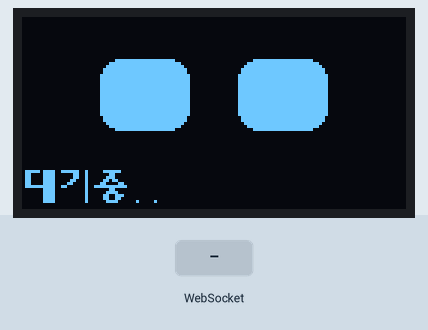
Simulated run of this sketch. Board: ESP32. Shown: 128×64 one-colour display. Inputs (shaded band) come from the test bench. WiFi joins after 1.5 s; servers stay silent unless stated; the local clock reads 2024-03-15 10:24:30 at power-on unless the sketch sets it; random numbers use the default seed unless the sketch sets one; what the sketch prints to the serial monitor is not drawn.

Above: at 1.3 s.
1.4 s: WebSocket text "1" received
At 2.1 s:
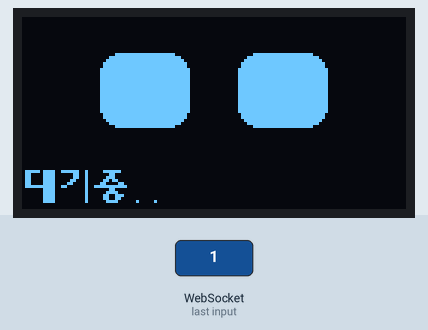
At 6.9 s:
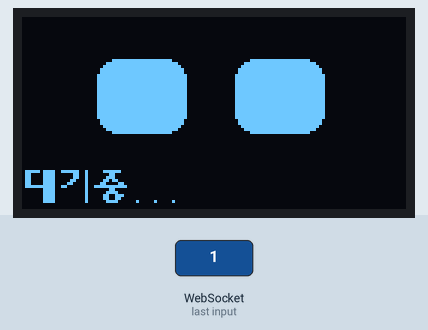
Timing chart, 0 to 8.4 s (numbered marks = the images above; inputs shaded):
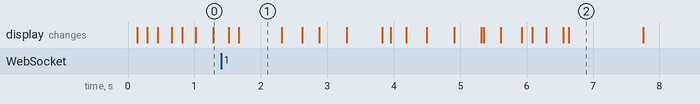

The sketch:

DeskBuddy_DisplayClient.ino
```cpp
#include <WiFi.h>
#include <Wire.h>
#include <U8g2lib.h>
#include <DeskBuddyCompactFont.h>
#include <WebSocketsClient.h>
#include <ArduinoJson.h>
#include <time.h>
#include "DeskBuddyEyes.h"
#include "Secrets.h"
#include "ServerRootCA.h"

// 기존 배선: SCL=22, SDA=21. SSD1315 OLED를 SSD1306 호환 모드로 사용한다.
// _F_는 전체 화면 128×64의 1비트 버퍼(1,024바이트)를 RAM에 두는 방식이다.
U8G2_SSD1306_128X64_NONAME_F_HW_I2C oled(U8G2_R0, U8X8_PIN_NONE, 22, 21);
WebSocketsClient socketClient; // 서버에 계속 연결해 답변 이벤트를 받는 클라이언트.

// ── 사용자가 조절할 화면/속도 설정 ──
constexpr uint8_t TEXT_TOP = 51;          // 위 0~50행은 눈, 아래 51~63행은 자막.
constexpr uint8_t TEXT_HEIGHT = 13;       // 조합형 한글의 높이. 화면 아래 약 20%를 차지한다.
constexpr uint16_t MAX_GLYPHS = 600;      // 서버의 답변 최대 길이에 맞춘 글자 수 제한.
constexpr size_t MAX_REPLY_BYTES = 2400;  // UTF-8 원문 길이 제한. 잘못된/과도한 데이터 차단용.
constexpr uint32_t SCROLL_STEP_MS = 65;   // 65ms마다 왼쪽으로 1픽셀. 큰 값일수록 느리다.
constexpr uint32_t START_HOLD_MS = 1200;  // 새 답변의 첫 부분을 잠깐 멈춰 보여주는 시간.
constexpr uint8_t REPEAT_COUNT = 2;       // 답변을 끝까지 스크롤할 횟수.
constexpr uint32_t WAITING_INTERVAL_MS = 1200; // 점 하나당 1.2초, .→..→... 한 바퀴는 3.6초.

DeskBuddyEyes face(oled, TEXT_TOP); // 같은 버퍼의 위쪽에만 눈 애니메이션을 그린다.

// 원문 String을 별도 보관하지 않고 글자 코드와 누적 가로 위치만 저장한다.
struct TickerGlyph {
  uint16_t code;     // Unicode 문자 코드. 한글은 초/중/종성 조합으로 그린다.
  uint16_t position; // 문장 맨 왼쪽부터 이 글자까지의 거리(픽셀).
};
TickerGlyph glyphs[MAX_GLYPHS]; // 최대 600자 × 4바이트. 반복 중 추가 힙 할당을 피한다.
uint16_t glyphCount = 0;       // 현재 답변에 포함된 글자 수.
uint16_t firstVisible = 0;     // 이미 화면 왼쪽으로 지나간 글자는 다시 검사하지 않는다.
uint16_t textWidth = 0;        // 답변 전체의 가로 길이(픽셀).
int16_t scrollX = 0;           // 문장의 시작 X좌표. 왼쪽으로 흘러갈 때 음수가 된다.
uint8_t completedPasses = 0;   // 현재까지 끝까지 재생한 횟수.
bool playing = false;         // true: 답변 재생, false: 대기 문구 표시.
bool holding = false;         // 새 답변을 처음 받았을 때의 1.2초 정지 상태.
bool displayReady = false;    // I2C에서 OLED를 발견하고 초기화했는지 여부.
bool socketStarted = false;   // NTP 동기화 후 보안 소켓 설정을 한 번 시작했는지 여부.
bool lastWifiConnected = false; // Wi-Fi 상태 변화를 시리얼에 한 번씩 출력하기 위한 이전 값.
bool needsRedraw = true;      // 아래 자막을 다시 그려야 하는지 여부.
bool frameDirty = false;      // 눈 또는 자막이 버퍼를 바꿨는지 여부. 전송을 한곳에서 모은다.
uint8_t waitingDots = 1;      // 대기 문구 뒤 점 개수: 1→2→3→1.
uint32_t lastWaitingAt = 0;   // 대기 점을 마지막으로 바꾼 시각(ms).
uint32_t lastScrollAt = 0;    // 자막을 마지막으로 1픽셀 움직인 시각(ms).
uint32_t holdStartedAt = 0;   // 새 답변의 시작 정지 구간이 시작된 시각(ms).
uint32_t lastWifiAttempt = 0; // Wi-Fi 재연결 요청 시각. 15초보다 자주 반복하지 않는다.
uint32_t lastClockNotice = 0; // NTP 대기 안내의 마지막 출력 시각.
char authHeader[160];        // 장치 인증 헤더. 키 값은 Secrets.h에서만 읽고 로그에는 출력하지 않는다.
uint8_t sentFrame[1024] = {}; // OLED로 마지막 전송한 화면. 현재 버퍼와 비교해 바뀐 타일만 보낸다.

// UTF-8을 한 글자씩 읽는다. 조합형 폰트 표를 안전하게 조회하도록 범위를 검사하며,
// 잘못된 바이트/지원하지 않는 보조 평면 문자(이모지 등)는 '?'로 처리한다.
uint32_t nextCodePoint(const char *&cursor) {
  const uint8_t first = static_cast<uint8_t>(*cursor++);
  if (first < 0x80) return first;
  uint8_t remaining;
  uint32_t code, minimum;
  if (first >= 0xC2 && first <= 0xDF) { remaining = 1; code = first & 0x1F; minimum = 0x80; }
  else if (first >= 0xE0 && first <= 0xEF) { remaining = 2; code = first & 0x0F; minimum = 0x800; }
  else if (first >= 0xF0 && first <= 0xF4) { remaining = 3; code = first & 0x07; minimum = 0x10000; }
  else return '?';
  for (uint8_t index = 0; index < remaining; ++index) {
    const uint8_t next = static_cast<uint8_t>(*cursor);
    if ((next & 0xC0) != 0x80) return '?';
    code = (code << 6) | (next & 0x3F);
    ++cursor;
  }
  if (code < minimum || code > 0xFFFF || (code >= 0xD800 && code <= 0xDFFF)) return '?';
  return code;
}

// 답변을 처음 받았을 때만 글자 위치를 계산한다. 새 답변은 이전 답변을 즉시 교체한다.
void startReply(const char *text) {
  glyphCount = textWidth = 0;
  firstVisible = 0;
  while (*text && glyphCount < MAX_GLYPHS) {
    uint32_t code = nextCodePoint(text);
    if (code == '\r') continue;
    if (code == '\n' || code == '\t') code = ' ';
    glyphs[glyphCount++] = {static_cast<uint16_t>(code), textWidth};
    textWidth += deskBuddyGlyphWidth(code);
  }
  scrollX = 0;
  completedPasses = 0;
  playing = glyphCount > 0;
  holding = playing;
  holdStartedAt = lastScrollAt = millis();
  needsRedraw = true;
  Serial.printf("Answer received: %u glyphs, %u pixels; ticker starts.\n", glyphCount, textWidth);
}

// WebSocket 콜백. 통신 자체는 라이브러리가 처리하고 답변 이벤트만 화면에 전달한다.
void receiveEvent(WStype_t type, uint8_t *payload, size_t length) {
  if (type == WStype_CONNECTED) Serial.println("WebSocket connected.");
  else if (type == WStype_DISCONNECTED) Serial.println("WebSocket disconnected; reconnecting automatically.");
  else if (type == WStype_TEXT && length <= 8192) {
    // 수정 가능한 수신 버퍼를 사용해 문자열을 복제하지 않고 JSON을 해석한다.
    // 콜백이 끝나기 전에 글자 위치를 저장하므로 수신 버퍼 포인터를 오래 보관하지 않는다.
    JsonDocument event;
    if (deserializeJson(event, payload, length)) return;
    if (strcmp(event["type"] | "", "chat.answer") != 0) return;
    const char *text = event["reply"] | "";
    const size_t bytes = strlen(text);
    if (bytes && bytes <= MAX_REPLY_BYTES) {
      startReply(text);
      face.setEmotion(event["emotion"] | "neutral"); // 서버의 감정에 맞춰 눈 모양을 바꾼다.
    }
  }
}

// 12×13 한글 또는 6×13 영문을 자막 영역에만 그린다. 화면 밖 X좌표는 잘라낸다.
void drawGlyph(int16_t x, uint32_t code) {
  uint8_t bitmap[20];
  const uint8_t width = deskBuddyGlyph(code, bitmap);
  for (uint8_t y = 0; y < TEXT_HEIGHT; ++y) {
    for (uint8_t column = 0; column < width; ++column) {
      const int16_t screenX = x + column;
      if (screenX < 0 || screenX >= 128) continue;
      const uint16_t bit = y * width + column;
      if (bitmap[bit / 8] & (0x80 >> (bit % 8))) oled.drawPixel(screenX, TEXT_TOP + y);
    }
  }
}

// 아래 13행만 지운 뒤 자막을 그린다. 위쪽 눈 그림과 원문 재생 상태는 건드리지 않는다.
void drawTextStrip() {
  oled.setDrawColor(0);
  oled.drawBox(0, TEXT_TOP, 128, TEXT_HEIGHT);
  oled.setDrawColor(1);
  if (playing) {
    for (uint16_t index = firstVisible; index < glyphCount; ++index) {
      const int16_t x = scrollX + glyphs[index].position;
      if (x >= 128) break;
      if (x + deskBuddyGlyphWidth(glyphs[index].code) > 0) drawGlyph(x, glyphs[index].code);
    }
  } else {
    const char *waitingTexts[] = {"대기중.", "대기중..", "대기중..."};
    const char *waiting = waitingTexts[waitingDots - 1];
    int16_t x = 0;
    while (*waiting) {
      const uint32_t code = nextCodePoint(waiting);
      drawGlyph(x, code);
      x += deskBuddyGlyphWidth(code);
    }
  }
  // 실제 전송은 눈 그림까지 완성한 후 flushChangedTiles()에서 수행한다.
  // 48~55행은 같은 타일이라 눈/글씨를 따로 전송하면 경계가 덮일 수 있다.
  frameDirty = true;
  needsRedraw = false;
}

// SSD1306의 전송 단위는 8×8 타일(8바이트)이다. 1KB를 비교하고 변경된 타일만 보낸다.
// 가만히 있는 눈은 전송하지 않고, 움직일 때도 대부분 눈 가장자리만 전송해 I2C 부담을 줄인다.
void flushChangedTiles() {
  const uint8_t *buffer = oled.getBufferPtr();
  for (uint8_t row = 0; row < 8; ++row) {
    uint8_t column = 0;
    while (column < 16) {
      size_t offset = row * 128 + column * 8;
      if (memcmp(buffer + offset, sentFrame + offset, 8) == 0) { ++column; continue; }
      const uint8_t start = column;
      do {
        ++column;
        offset = row * 128 + column * 8;
      } while (column < 16 && memcmp(buffer + offset, sentFrame + offset, 8) != 0);
      const size_t startOffset = row * 128 + start * 8;
      const size_t count = (column - start) * 8;
      oled.updateDisplayArea(start, row, column - start, 1);
      memcpy(sentFrame + startOffset, buffer + startOffset, count);
    }
  }
  frameDirty = false;
}

// millis() 시각 차이로 진행하므로 스크롤을 기다리느라 Wi-Fi나 눈 애니메이션을 멈추지 않는다.
void advanceTicker(uint32_t now) {
  if (!playing) return;
  if (holding) {
    if (now - holdStartedAt < START_HOLD_MS) return;
    holding = false;
    lastScrollAt = now;
  }
  if (now - lastScrollAt < SCROLL_STEP_MS) return;
  // 통신에 시간이 걸려도 글자를 건너뛰지 않고 한 프레임에 1픽셀씩 진행한다.
  lastScrollAt = now;
  --scrollX;
  while (firstVisible < glyphCount && scrollX + glyphs[firstVisible].position + deskBuddyGlyphWidth(glyphs[firstVisible].code) <= 0)
    ++firstVisible;
  if (scrollX + textWidth <= 0) {
    ++completedPasses;
    Serial.printf("Ticker pass %u/%u complete.\n", completedPasses, REPEAT_COUNT);
    if (completedPasses >= REPEAT_COUNT) {
      playing = false;
      glyphCount = textWidth = 0;
      waitingDots = 1;
      lastWaitingAt = now;
      face.setEmotion("neutral"); // 두 번 읽은 뒤 기본 얼굴로 돌아간다. 대기 중에도 깜빡임/시선 이동은 계속된다.
      Serial.println("Ticker finished; waiting.");
    } else { scrollX = 128; firstVisible = 0; }
  }
  needsRedraw = true;
}

// 전원 투입/리셋 때 한 번 실행한다. OLED→눈→Wi-Fi→시각→WSS 순서로 준비한다.
void setup() {
  Serial.begin(115200);
  Wire.begin(21, 22);
  for (uint8_t address : {0x3C, 0x3D}) {
    Wire.beginTransmission(address);
    if (Wire.endTransmission() == 0) {
      oled.setI2CAddress(address << 1);
      displayReady = true;
      break;
    }
  }
  if (!displayReady) { Serial.println("OLED not found. Check GND/3V3/SDA21/SCL22."); return; }
  oled.setBusClock(100000);
  oled.begin();
  oled.clearBuffer();
  oled.sendBuffer();
  face.begin();
  drawTextStrip();
  flushChangedTiles();
  WiFi.persistent(false);
  WiFi.mode(WIFI_STA);
  WiFi.setAutoReconnect(true);
  WiFi.begin(WIFI_SSID, WIFI_PASSWORD);
  configTime(0, 0, "time.google.com", "pool.ntp.org", "time.cloudflare.com");
  // 라이브러리가 줄바꿈을 붙이므로 여기에는 CRLF를 붙이지 않는다(중복되면 연결이 끊긴다).
  snprintf(authHeader, sizeof(authHeader), "X-Device-Key: %s", DEVICE_API_KEY);
  socketClient.onEvent(receiveEvent);
  socketClient.setReconnectInterval(5000);
  socketClient.enableHeartbeat(20000, 5000, 2);
  lastWifiAttempt = millis();
  Serial.println("Connecting WiFi; RoboEyes and compact Hangul ticker ready.");
}

// 소켓/눈/글씨를 짧게 처리하고 마지막에 변경분만 보낸다. 긴 대기 함수는 쓰지 않는다.
void loop() {
  if (!displayReady) { delay(100); return; }
  const uint32_t now = millis();
  const bool wifiConnected = WiFi.status() == WL_CONNECTED;
  if (wifiConnected != lastWifiConnected) {
    lastWifiConnected = wifiConnected;
    Serial.println(wifiConnected ? "WiFi connected." : "WiFi disconnected.");
  }
  if (!wifiConnected && now - lastWifiAttempt >= 15000) { lastWifiAttempt = now; WiFi.reconnect(); }
  if (wifiConnected && !socketStarted) {
    if (time(nullptr) >= 1700000000) {
      socketClient.beginSslWithCA("api.silee.net", 443, "/api/deskbuddy/device/ws", SERVER_ROOT_CA, "");
      socketClient.setExtraHeaders(authHeader);
      socketStarted = true;
    } else if (now - lastClockNotice >= 10000) {
      lastClockNotice = now;
      Serial.println("Waiting for NTP clock before verified TLS connection.");
    }
  }
  if (wifiConnected && socketStarted) socketClient.loop();
  if (face.update(millis(), playing)) frameDirty = true; // 답변 중에는 대기용 표정 변화가 끼어들지 않는다.
  advanceTicker(millis());
  const uint32_t waitingNow = millis();
  if (!playing && waitingNow - lastWaitingAt >= WAITING_INTERVAL_MS) {
    lastWaitingAt = waitingNow;
    waitingDots = waitingDots % 3 + 1;
    needsRedraw = true;
  }
  if (needsRedraw) drawTextStrip();
  if (frameDirty) flushChangedTiles();
  delay(2);
}
```

Secrets.example.h
```cpp
#pragma once
// Copy as Secrets.h. Never publish real credentials.
constexpr char WIFI_SSID[] = "YOUR_2_4GHZ_WIFI";
constexpr char WIFI_PASSWORD[] = "YOUR_WIFI_PASSWORD";
constexpr char DEVICE_API_KEY[] = "YOUR_DESKBUDDY_DEVICE_KEY";
```

ServerRootCA.h
```cpp
#pragma once
// GTS Root R4 from https://pki.goog/roots.pem; current issuer WE1.
static const char SERVER_ROOT_CA[] PROGMEM = R"PEM(
-----BEGIN CERTIFICATE-----
MIICCTCCAY6gAwIBAgINAgPlwGjvYxqccpBQUjAKBggqhkjOPQQDAzBHMQswCQYD
VQQGEwJVUzEiMCAGA1UEChMZR29vZ2xlIFRydXN0IFNlcnZpY2VzIExMQzEUMBIG
A1UEAxMLR1RTIFJvb3QgUjQwHhcNMTYwNjIyMDAwMDAwWhcNMzYwNjIyMDAwMDAw
WjBHMQswCQYDVQQGEwJVUzEiMCAGA1UEChMZR29vZ2xlIFRydXN0IFNlcnZpY2Vz
IExMQzEUMBIGA1UEAxMLR1RTIFJvb3QgUjQwdjAQBgcqhkjOPQIBBgUrgQQAIgNi
AATzdHOnaItgrkO4NcWBMHtLSZ37wWHO5t5GvWvVYRg1rkDdc/eJkTBa6zzuhXyi
QHY7qca4R9gq55KRanPpsXI5nymfopjTX15YhmUPoYRlBtHci8nHc8iMai/lxKvR
HYqjQjBAMA4GA1UdDwEB/wQEAwIBhjAPBgNVHRMBAf8EBTADAQH/MB0GA1UdDgQW
BBSATNbrdP9JNqPV2Py1PsVq8JQdjDAKBggqhkjOPQQDAwNpADBmAjEA6ED/g94D
9J+uHXqnLrmvT/aDHQ4thQEd0dlq7A/Cr8deVl5c1RxYIigL9zC2L7F8AjEA8GE8
p/SgguMh1YQdc4acLa/KNJvxn7kjNuK8YAOdgLOaVsjh4rsUecrNIdSUtUlD
-----END CERTIFICATE-----
)PEM";
```

Source omitted: DeskBuddyEyes.h (8472 bytes), FluxGarage_RoboEyes.h (25247 bytes)

Measured:
- what the display in image 1 shows lasts 0.6 s, from 1.7 s to 2.3 s
